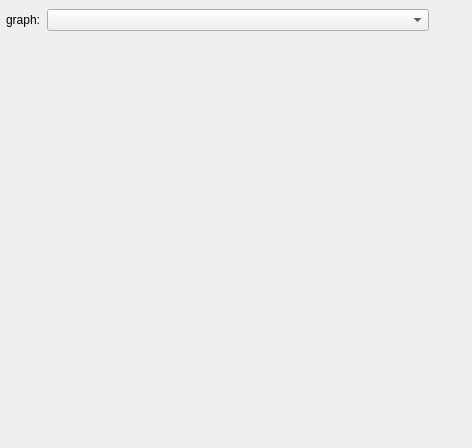
<?xml version="1.0" encoding="UTF-8"?>
<ui version="4.0">
 <class>PythonREPLWidget</class>
 <widget class="QWidget" name="PythonREPLWidget">
  <property name="geometry">
   <rect>
    <x>0</x>
    <y>0</y>
    <width>472</width>
    <height>448</height>
   </rect>
  </property>
  <property name="acceptDrops">
   <bool>true</bool>
  </property>
  <property name="windowTitle">
   <string>Form</string>
  </property>
  <layout class="QVBoxLayout" name="verticalLayout">
   <property name="spacing">
    <number>0</number>
   </property>
   <property name="leftMargin">
    <number>0</number>
   </property>
   <property name="topMargin">
    <number>0</number>
   </property>
   <property name="rightMargin">
    <number>0</number>
   </property>
   <property name="bottomMargin">
    <number>0</number>
   </property>
   <item>
    <widget class="QFrame" name="replToolBarWidget">
     <property name="minimumSize">
      <size>
       <width>0</width>
       <height>40</height>
      </size>
     </property>
     <property name="maximumSize">
      <size>
       <width>16777215</width>
       <height>40</height>
      </size>
     </property>
     <property name="frameShape">
      <enum>QFrame::NoFrame</enum>
     </property>
     <property name="frameShadow">
      <enum>QFrame::Plain</enum>
     </property>
     <property name="pythonToolbar" stdset="0">
      <bool>true</bool>
     </property>
     <layout class="QHBoxLayout" name="horizontalLayout">
      <property name="spacing">
       <number>3</number>
      </property>
      <property name="leftMargin">
       <number>6</number>
      </property>
      <property name="topMargin">
       <number>3</number>
      </property>
      <property name="rightMargin">
       <number>3</number>
      </property>
      <property name="bottomMargin">
       <number>3</number>
      </property>
      <item>
       <widget class="QLabel" name="graphComboTitle">
        <property name="sizePolicy">
         <sizepolicy hsizetype="Maximum" vsizetype="Preferred">
          <horstretch>0</horstretch>
          <verstretch>0</verstretch>
         </sizepolicy>
        </property>
        <property name="text">
         <string>graph: </string>
        </property>
       </widget>
      </item>
      <item>
       <widget class="tlp::TreeViewComboBox" name="graphCombo">
        <property name="sizePolicy">
         <sizepolicy hsizetype="Expanding" vsizetype="Fixed">
          <horstretch>0</horstretch>
          <verstretch>0</verstretch>
         </sizepolicy>
        </property>
        <property name="minimumSize">
         <size>
          <width>100</width>
          <height>0</height>
         </size>
        </property>
        <property name="toolTip">
         <string>The selected graph will be bound to a Python global variable named &quot;graph&quot;</string>
        </property>
        <property name="sizeAdjustPolicy">
         <enum>QComboBox::AdjustToContents</enum>
        </property>
       </widget>
      </item>
      <item>
       <spacer name="horizontalSpacer">
        <property name="orientation">
         <enum>Qt::Horizontal</enum>
        </property>
        <property name="sizeType">
         <enum>QSizePolicy::Preferred</enum>
        </property>
        <property name="sizeHint" stdset="0">
         <size>
          <width>40</width>
          <height>20</height>
         </size>
        </property>
       </spacer>
      </item>
     </layout>
    </widget>
   </item>
   <item>
    <widget class="QWidget" name="tabWidget" native="true">
     <property name="toolTip">
      <string/>
     </property>
     <layout class="QVBoxLayout" name="verticalLayout_3">
      <property name="spacing">
       <number>0</number>
      </property>
      <property name="leftMargin">
       <number>0</number>
      </property>
      <property name="topMargin">
       <number>0</number>
      </property>
      <property name="rightMargin">
       <number>0</number>
      </property>
      <property name="bottomMargin">
       <number>0</number>
      </property>
      <item>
       <widget class="tlp::PythonShellWidget" name="pythonShellWidget" native="true">
        <property name="sizePolicy">
         <sizepolicy hsizetype="Expanding" vsizetype="Expanding">
          <horstretch>0</horstretch>
          <verstretch>0</verstretch>
         </sizepolicy>
        </property>
       </widget>
      </item>
     </layout>
    </widget>
   </item>
  </layout>
 </widget>
 <customwidgets>
  <customwidget>
   <class>tlp::TreeViewComboBox</class>
   <extends>QComboBox</extends>
   <header>talipot/TreeViewComboBox.h</header>
   <container>1</container>
  </customwidget>
  <customwidget>
   <class>tlp::PythonShellWidget</class>
   <extends>QWidget</extends>
   <header location="global">talipot/PythonShellWidget.h</header>
   <container>1</container>
  </customwidget>
 </customwidgets>
 <resources/>
 <connections/>
</ui>
